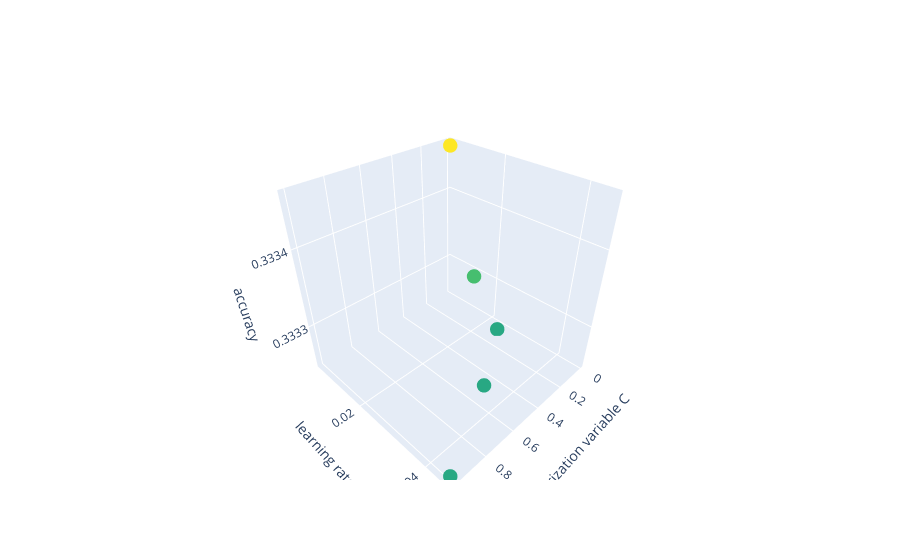

Write notebook code for a chart like this one.
### Code cell
import plotly.graph_objects as go
x_val = [0.01, 0.05, 0.1, 0.5, 1]
y_val = [0.005, 0.015, 0.025, 0.035, 0.045]
fig = go.Figure(data=[go.Scatter3d(
    x=x_val, y=y_val, z=acc,
    mode='markers',
    marker=dict(
        size=5,
        color=acc,            # Set color to the z values
        colorscale='Viridis'
    )
)])

fig.update_layout(scene=dict(
                    xaxis_title='regularization variable C',
                    yaxis_title='learning rate',
                    zaxis_title='accuracy'))

fig.show()

### Figure 1 — Plotly figure (JSON) as saved in the notebook; plotly's stock layout.template omitted (floating-point values rounded to 4 significant figures)
{"data": [{"marker": {"color": [0.3335, 0.3333, 0.3332, 0.3332, 0.3332, 0.3331, 0.3331, 0.3331, 0.3331, 0.3331, 0.3331, 0.333, 0.333, 0.333, 0.333, 0.3329, 0.3329, 0.3329, 0.3329, 0.3329, 0.3329, 0.3329, 0.3329, 0.3329, 0.3329], "colorscale": [[0, "#440154"], [0.1111, "#482878"], [0.2222, "#3e4989"], [0.3333, "#31688e"], [0.4444, "#26828e"], [0.5556, "#1f9e89"], [0.6667, "#35b779"], [0.7778, "#6ece58"], [0.8889, "#b5de2b"], [1, "#fde725"]], "size": 5}, "mode": "markers", "type": "scatter3d", "x": [0.01, 0.05, 0.1, 0.5, 1], "y": [0.005, 0.015, 0.025, 0.035, 0.045], "z": [0.3335, 0.3333, 0.3332, 0.3332, 0.3332, 0.3331, 0.3331, 0.3331, 0.3331, 0.3331, 0.3331, 0.333, 0.333, 0.333, 0.333, 0.3329, 0.3329, 0.3329, 0.3329, 0.3329, 0.3329, 0.3329, 0.3329, 0.3329, 0.3329]}], "layout": {"scene": {"xaxis": {"title": {"text": "regularization variable C"}}, "yaxis": {"title": {"text": "learning rate"}}, "zaxis": {"title": {"text": "accuracy"}}}}}
